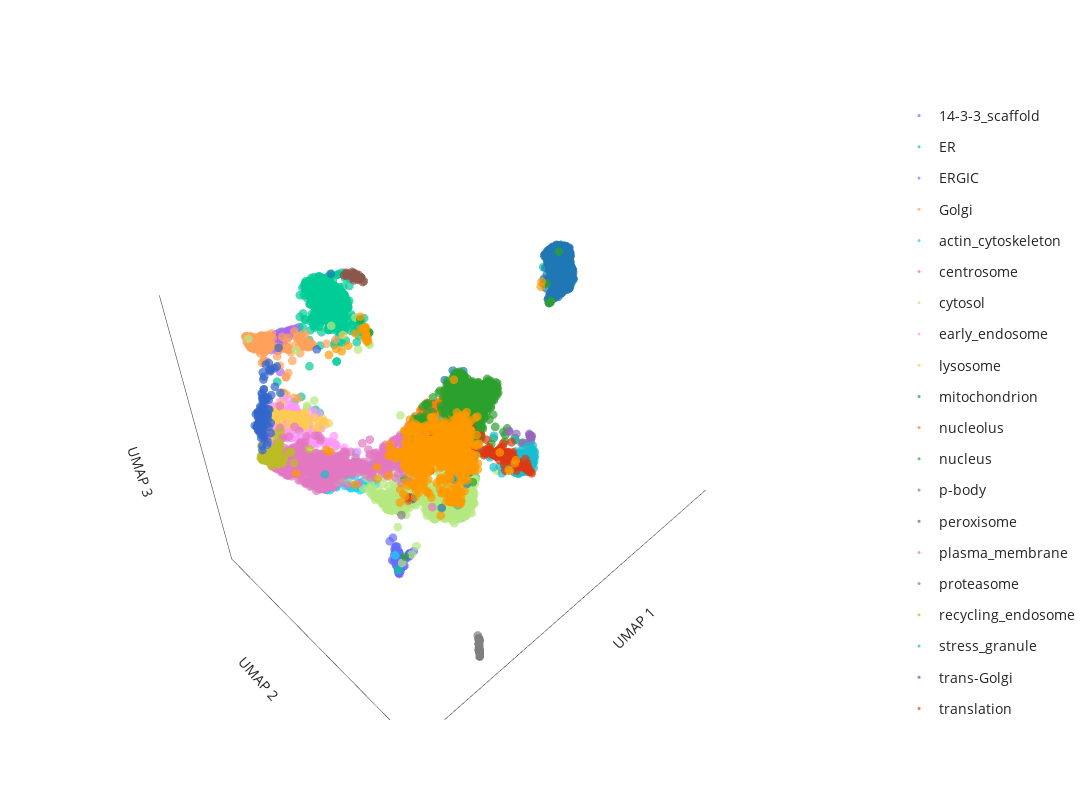

Notebook code cell kept with this figure:
### Code cell
# generate 3D UMAP plot
label_to_color = "consensus_graph_annnotation"  # **choose which annotation column to highlight here**

fig = pu.interaction_3D_umap(
    umap_table,
    node_name="Gene_name_canonical",
    cluster=label_to_color, unlabelled_color="#D0D3D4", unlabelled_opacity=0.1,
    x="3D_umap_1", y="3D_umap_2", z="3D_umap_3",
    categorical=True,
)
fig.update_layout(width=1200, height=800)

fig.show()

# save the figure as an html file
save_path = os.path.join("output")
save_name = f"{timestamp}_UMAP_3Dview_seed={UMAP_seed}.html"
pio.write_html(fig, file=os.path.join(save_path, save_name), auto_open=False)

### Figure 1 — Plotly figure (JSON) as saved in the notebook; plotly's stock layout.template omitted (floating-point values rounded to 4 significant figures; data arrays with more than 128 entries replaced by an {"elided": "..."} marker saying what was removed)
{"data": [{"customdata": {"elided": "130x1 int values"}, "hovertemplate": "<b>%{hovertext}</b><br><br>consensus_graph_annnotation=14-3-3_scaffold<br>UMAP 1=%{x}<br>UMAP 2=%{y}<br>UMAP 3=%{z}<extra></extra>", "hovertext": {"elided": "130 str values"}, "legendgroup": "14-3-3_scaffold", "marker": {"color": "#636EFA", "opacity": 0.7, "size": 3, "symbol": "circle"}, "mode": "markers", "name": "14-3-3_scaffold", "scene": "scene", "showlegend": true, "type": "scatter3d", "x": {"elided": "130 float values"}, "y": {"elided": "130 float values"}, "z": {"elided": "130 float values"}}, {"customdata": {"elided": "750x1 int values"}, "hovertemplate": "<b>%{hovertext}</b><br><br>consensus_graph_annnotation=ER<br>UMAP 1=%{x}<br>UMAP 2=%{y}<br>UMAP 3=%{z}<extra></extra>", "hovertext": {"elided": "750 str values"}, "legendgroup": "ER", "marker": {"color": "#00CC96", "opacity": 0.7, "size": 3, "symbol": "circle"}, "mode": "markers", "name": "ER", "scene": "scene", "showlegend": true, "type": "scatter3d", "x": {"elided": "750 float values"}, "y": {"elided": "750 float values"}, "z": {"elided": "750 float values"}}, {"customdata": [[5141], [4808], [3029], [1983], [5688], [7569], [6800], [958], [512], [2998], [5705], [7596], [230], [3044], [7797], [3597], [5584], [6642], [3162], [4121], [8387], [5759], [282], [3837], [1754], [6281], [3827], [3648], [6708], [1747], [5712], [3519], [576], [4036], [3278], [1919], [4807], [4192], [1646], [3767], [2868], [666], [2299], [5218], [8011], [2511], [5383], [8481], [2617], [2501], [748], [2841], [6828], [2683], [4413]], "hovertemplate": "<b>%{hovertext}</b><br><br>consensus_graph_annnotation=ERGIC<br>UMAP 1=%{x}<br>UMAP 2=%{y}<br>UMAP 3=%{z}<extra></extra>", "hovertext": ["SCAP", "COPA", "GPR89B", "LMAN2", "YIF1B", "LMAN2L", "CHPT1", "COPZ1", "DESI2", "B4DSQ5[p]", "PIGG", "RAB3GAP2", "SREBF2", "ERGIC1", "RAB18", "SEC22B", "SAR1B", "MTMR14", "RAB3GAP1", "SEC24D", "TMED5", "SAR1A", "LMAN1", "RER1", "IER3IP1", "TMED4", "BET1", "SLC39A11", "MCFD2", "TRIM27", "RABL3", "COPB2", "TMED10", "SEC22B", "SEC31A", "ERP44", "COPB1", "SEC24A", "COPG2", "COPE", "YIPF5", "TMED9", "ERGIC3", "TMED1", "MTMR4", "RAB3B", "TMED2", "COPG1", "ARCN1", "LYSMD3", "EGFL7", "TRIM4", "SCFD1", "METTL9", "ARF4"], "legendgroup": "ERGIC", "marker": {"color": "#AB63FA", "opacity": 0.7, "size": 3, "symbol": "circle"}, "mode": "markers", "name": "ERGIC", "scene": "scene", "showlegend": true, "type": "scatter3d", "x": [8.233, 8.446, 8.102, 8.096, 8.255, 7.955, 8.521, 8.511, 8.188, 8.3, 7.956, 8.413, 8.11, 7.961, 8.034, 8.074, 8.391, 8.598, 8.452, 8.216, 7.925, 8.085, 7.992, 8.267, 8.146, 8.257, 8.347, 7.869, 7.984, 8.429, 8.073, 8.498, 7.931, 8.04, 8.745, 7.966, 8.515, 8.177, 8.516, 8.515, 8.282, 7.962, 8.273, 7.945, 7.852, 7.778, 8.021, 8.493, 8.498, 8.306, 8.199, 8.19, 8.131, 8.301, 8.504], "y": [4.187, 4.588, 4.44, 4.537, 4.263, 4.435, 4.369, 4.56, 4.461, 4.205, 4.401, 4.511, 4.42, 4.47, 4.577, 4.537, 4.498, 4.774, 4.504, 4.451, 4.575, 4.56, 4.602, 4.419, 4.493, 4.325, 4.166, 4.532, 4.506, 4.539, 4.576, 4.56, 4.605, 4.524, 4.232, 4.553, 4.528, 4.479, 4.479, 4.54, 4.409, 4.48, 4.228, 4.586, 4.453, 4.592, 4.517, 4.539, 4.531, 4.29, 4.218, 4.36, 4.443, 4.449, 4.417], "z": [7.4, 7.503, 7.472, 7.472, 7.448, 7.502, 7.098, 7.478, 7.486, 7.385, 7.488, 7.4, 7.535, 7.538, 7.517, 7.523, 7.19, 6.597, 7.371, 7.19, 7.564, 7.538, 7.507, 7.347, 7.441, 7.337, 7.375, 7.569, 7.498, 7.107, 7.545, 7.486, 7.48, 7.367, 7.228, 7.523, 7.458, 7.181, 7.429, 7.47, 7.282, 7.475, 7.383, 7.5, 7.377, 7.581, 7.464, 7.464, 7.453, 7.387, 7.361, 7.517, 7.367, 7.375, 7.21]}, {"customdata": {"elided": "193x1 int values"}, "hovertemplate": "<b>%{hovertext}</b><br><br>consensus_graph_annnotation=Golgi<br>UMAP 1=%{x}<br>UMAP 2=%{y}<br>UMAP 3=%{z}<extra></extra>", "hovertext": {"elided": "193 str values"}, "legendgroup": "Golgi", "marker": {"color": "#FFA15A", "opacity": 0.7, "size": 3, "symbol": "circle"}, "mode": "markers", "name": "Golgi", "scene": "scene", "showlegend": true, "type": "scatter3d", "x": {"elided": "193 float values"}, "y": {"elided": "193 float values"}, "z": {"elided": "193 float values"}}, {"customdata": {"elided": "279x1 int values"}, "hovertemplate": "<b>%{hovertext}</b><br><br>consensus_graph_annnotation=actin_cytoskeleton<br>UMAP 1=%{x}<br>UMAP 2=%{y}<br>UMAP 3=%{z}<extra></extra>", "hovertext": {"elided": "279 str values"}, "legendgroup": "actin_cytoskeleton", "marker": {"color": "#19D3F3", "opacity": 0.7, "size": 3, "symbol": "circle"}, "mode": "markers", "name": "actin_cytoskeleton", "scene": "scene", "showlegend": true, "type": "scatter3d", "x": {"elided": "279 float values"}, "y": {"elided": "279 float values"}, "z": {"elided": "279 float values"}}, {"customdata": [[4197], [7022], [5846], [5861], [6604], [5687], [1325], [4698], [7292], [6543], [2725], [3168], [7168], [6500], [354], [3244], [1174], [6153], [7486], [6507], [6155], [8501], [2284], [10], [7175], [7320], [2440], [1302], [1148], [5493], [1805], [6418], [6850], [2147], [4142], [5908], [3831], [1381], [5540], [4204], [8342], [6773], [2771], [1318], [3657], [7409], [22], [6181], [6389], [2140]], "hovertemplate": "<b>%{hovertext}</b><br><br>consensus_graph_annnotation=centrosome<br>UMAP 1=%{x}<br>UMAP 2=%{y}<br>UMAP 3=%{z}<extra></extra>", "hovertext": ["PCNT", "TBC1D31", "CROCC", "CEP350", "CEP120", "ODF2", "MPHOSPH9", "CSNK1D", "AKAP9", "NIN", "BBS4", "PCM1", "CCDC138", "SPICE1", "CEP57", "PCM1", "ALMS1", "TPGS1", "CEP41", "CNTROB", "CEP128", "CCDC61", "CEP350", "CCP110", "CEP63", "CCDC77", "OFD1", "WRAP73", "MED4", "KIF7", "CEP78", "CEP97", "PIBF1", "CEP290", "CEP152", "CEP135", "CETN3", "CDK5RAP2", "C2CD3", "CEP43", "SSX2IP", "CEP192", "CEP131", "RNF213", "CCDC14", "CEP250", "CEP72", "CEP68", "MIB1", "CSPP1"], "legendgroup": "centrosome", "marker": {"color": "#FF6692", "opacity": 0.7, "size": 3, "symbol": "circle"}, "mode": "markers", "name": "centrosome", "scene": "scene", "showlegend": true, "type": "scatter3d", "x": [7.7, 7.722, 7.603, 7.752, 7.682, 7.717, 7.269, 7.671, 7.7, 7.633, 7.716, 7.577, 7.654, 7.654, 7.656, 7.649, 7.521, 7.33, 7.649, 7.665, 7.706, 7.709, 5.838, 7.714, 7.288, 7.509, 7.708, 7.691, 7.613, 7.708, 7.289, 7.775, 7.713, 7.705, 7.433, 7.709, 6.88, 7.717, 7.192, 7.702, 7.682, 7.442, 7.644, 7.474, 7.783, 7.702, 7.69, 7.685, 7.586, 7.745], "y": [10.64, 10.66, 10.6, 10.7, 10.67, 10.66, 10.3, 10.6, 10.69, 10.63, 10.67, 10.49, 10.6, 10.56, 10.53, 10.52, 10.53, 10.27, 10.53, 10.69, 10.67, 10.66, 8.715, 10.63, 10.43, 10.54, 10.62, 10.62, 10.58, 10.65, 10.22, 10.41, 10.66, 10.65, 10.54, 10.68, 10.09, 10.68, 10.43, 10.63, 10.63, 10.52, 10.57, 10.4, 10.74, 10.69, 10.64, 10.69, 10.52, 10.7], "z": [5.787, 5.78, 5.851, 5.792, 5.85, 5.767, 5.849, 5.785, 5.827, 5.919, 5.762, 5.751, 5.749, 5.944, 6.035, 5.808, 5.974, 5.663, 5.879, 5.894, 5.776, 5.769, 4.758, 5.798, 5.99, 5.845, 5.752, 5.784, 5.776, 5.774, 5.507, 5.845, 5.767, 5.772, 5.977, 5.824, 6.327, 5.781, 5.855, 5.765, 5.76, 5.96, 5.793, 5.749, 5.72, 5.828, 5.742, 5.837, 5.773, 5.773]}, {"customdata": {"elided": "1836x1 int values"}, "hovertemplate": "<b>%{hovertext}</b><br><br>consensus_graph_annnotation=cytosol<br>UMAP 1=%{x}<br>UMAP 2=%{y}<br>UMAP 3=%{z}<extra></extra>", "hovertext": {"elided": "1836 str values"}, "legendgroup": "cytosol", "marker": {"color": "#B6E880", "opacity": 0.7, "size": 3, "symbol": "circle"}, "mode": "markers", "name": "cytosol", "scene": "scene", "showlegend": true, "type": "scatter3d", "x": {"elided": "1836 float values"}, "y": {"elided": "1836 float values"}, "z": {"elided": "1836 float values"}}, {"customdata": {"elided": "223x1 int values"}, "hovertemplate": "<b>%{hovertext}</b><br><br>consensus_graph_annnotation=early_endosome<br>UMAP 1=%{x}<br>UMAP 2=%{y}<br>UMAP 3=%{z}<extra></extra>", "hovertext": {"elided": "223 str values"}, "legendgroup": "early_endosome", "marker": {"color": "#FF97FF", "opacity": 0.7, "size": 3, "symbol": "circle"}, "mode": "markers", "name": "early_endosome", "scene": "scene", "showlegend": true, "type": "scatter3d", "x": {"elided": "223 float values"}, "y": {"elided": "223 float values"}, "z": {"elided": "223 float values"}}, {"customdata": {"elided": "169x1 int values"}, "hovertemplate": "<b>%{hovertext}</b><br><br>consensus_graph_annnotation=lysosome<br>UMAP 1=%{x}<br>UMAP 2=%{y}<br>UMAP 3=%{z}<extra></extra>", "hovertext": {"elided": "169 str values"}, "legendgroup": "lysosome", "marker": {"color": "#FECB52", "opacity": 0.7, "size": 3, "symbol": "circle"}, "mode": "markers", "name": "lysosome", "scene": "scene", "showlegend": true, "type": "scatter3d", "x": {"elided": "169 float values"}, "y": {"elided": "169 float values"}, "z": {"elided": "169 float values"}}, {"customdata": {"elided": "864x1 int values"}, "hovertemplate": "<b>%{hovertext}</b><br><br>consensus_graph_annnotation=mitochondrion<br>UMAP 1=%{x}<br>UMAP 2=%{y}<br>UMAP 3=%{z}<extra></extra>", "hovertext": {"elided": "864 str values"}, "legendgroup": "mitochondrion", "marker": {"color": "#1F77B4", "opacity": 0.7, "size": 3, "symbol": "circle"}, "mode": "markers", "name": "mitochondrion", "scene": "scene", "showlegend": true, "type": "scatter3d", "x": {"elided": "864 float values"}, "y": {"elided": "864 float values"}, "z": {"elided": "864 float values"}}, {"customdata": {"elided": "209x1 int values"}, "hovertemplate": "<b>%{hovertext}</b><br><br>consensus_graph_annnotation=nucleolus<br>UMAP 1=%{x}<br>UMAP 2=%{y}<br>UMAP 3=%{z}<extra></extra>", "hovertext": {"elided": "209 str values"}, "legendgroup": "nucleolus", "marker": {"color": "#FF7F0E", "opacity": 0.7, "size": 3, "symbol": "circle"}, "mode": "markers", "name": "nucleolus", "scene": "scene", "showlegend": true, "type": "scatter3d", "x": {"elided": "209 float values"}, "y": {"elided": "209 float values"}, "z": {"elided": "209 float values"}}, {"customdata": {"elided": "1538x1 int values"}, "hovertemplate": "<b>%{hovertext}</b><br><br>consensus_graph_annnotation=nucleus<br>UMAP 1=%{x}<br>UMAP 2=%{y}<br>UMAP 3=%{z}<extra></extra>", "hovertext": {"elided": "1538 str values"}, "legendgroup": "nucleus", "marker": {"color": "#2CA02C", "opacity": 0.7, "size": 3, "symbol": "circle"}, "mode": "markers", "name": "nucleus", "scene": "scene", "showlegend": true, "type": "scatter3d", "x": {"elided": "1538 float values"}, "y": {"elided": "1538 float values"}, "z": {"elided": "1538 float values"}}, {"customdata": [[8379], [7660], [1520], [219], [6036], [6495], [6493], [1268], [6129], [5829], [7064], [7446], [6651], [8432], [4933], [6297], [7814], [6391]], "hovertemplate": "<b>%{hovertext}</b><br><br>consensus_graph_annnotation=p-body<br>UMAP 1=%{x}<br>UMAP 2=%{y}<br>UMAP 3=%{z}<extra></extra>", "hovertext": ["LSM2", "YTHDC2", "LSM1", "EIF4ENIF1", "EDC4", "XRN1", "DCP1B", "LSM5", "Q6ZMY0[p]", "LSM14B", "EDC3", "LSM14B", "LSM14A", "MARF1", "LSM3", "PATL1", "DCP1A", "DCP2"], "legendgroup": "p-body", "marker": {"color": "#9467BD", "opacity": 0.7, "size": 3, "symbol": "circle"}, "mode": "markers", "name": "p-body", "scene": "scene", "showlegend": true, "type": "scatter3d", "x": [6.01, 5.982, 5.891, 5.941, 5.889, 5.913, 5.874, 5.992, 6.045, 6.041, 5.901, 7.896, 5.972, 5.846, 6.056, 5.881, 5.89, 5.885], "y": [11.06, 11.75, 11.64, 11.71, 11.7, 11.71, 11.65, 11.29, 11.52, 11.64, 11.69, 10.23, 11.74, 11.58, 11.09, 11.63, 11.68, 11.67], "z": [6.51, 6.463, 6.581, 6.559, 6.639, 6.596, 6.612, 6.535, 6.39, 6.454, 6.63, 6.66, 6.517, 6.612, 6.536, 6.626, 6.619, 6.621]}, {"customdata": [[3836], [3713], [306], [1482], [7468], [6346], [5958], [4861], [1164], [4512], [5111], [174], [8189], [5972], [5503], [7253], [2180], [3930], [4509], [2947], [3917], [5567], [1483], [757], [3834], [932], [8473], [1991], [6163], [1081], [8225], [2751], [4574], [4578], [4030], [6315], [6915], [2004], [7852], [3780]], "hovertemplate": "<b>%{hovertext}</b><br><br>consensus_graph_annnotation=peroxisome<br>UMAP 1=%{x}<br>UMAP 2=%{y}<br>UMAP 3=%{z}<extra></extra>", "hovertext": ["ACOX3", "AGPS", "ACAA1", "PEX5", "PECR", "LONP2", "GSTK1", "PEX3", "PEX12", "PEX2", "EHHADH", "PEX26", "HACL1", "ECI2", "TYSND1", "PAFAH2", "ACBD5", "PEX1", "ABCD3", "B4DL07[p]", "SLC25A17", "DECR2", "HSD17B4", "ACOX1", "GNPAT", "FAR2", "PEX16", "SCP2", "ACAD11", "PEX6", "CROT", "FAR1", "ABCD1", "EPHX2", "PEX14", "TMEM135", "PEX13", "CAT", "PXMP2", "ACOT8"], "legendgroup": "peroxisome", "marker": {"color": "#8C564B", "opacity": 0.7, "size": 3, "symbol": "circle"}, "mode": "markers", "name": "peroxisome", "scene": "scene", "showlegend": true, "type": "scatter3d", "x": [6.002, 5.977, 6.07, 5.851, 6.093, 6.002, 6.095, 6.27, 5.981, 5.968, 6.205, 5.928, 6.031, 6.101, 6.033, 5.908, 6.128, 5.881, 5.961, 5.926, 6.133, 6.132, 5.916, 5.996, 6.027, 6.046, 6.307, 5.964, 6.199, 5.898, 5.996, 6.046, 5.892, 5.889, 6.02, 5.962, 6.146, 6.082, 5.978, 6.212], "y": [5.059, 5.178, 5.152, 5.285, 5.082, 5.098, 5.156, 5.047, 5.12, 5.134, 4.976, 5.149, 5.119, 5.147, 5.07, 5.222, 5.032, 5.219, 5.182, 5.194, 5.036, 5.07, 5.21, 5.158, 5.151, 5.032, 5.017, 5.203, 5.006, 5.238, 5.12, 5.145, 5.215, 5.275, 5.164, 5.173, 5.041, 5.142, 5.189, 5.008], "z": [8.824, 8.715, 8.747, 8.591, 8.772, 8.796, 8.653, 8.811, 8.786, 8.778, 8.866, 8.771, 8.756, 8.717, 8.812, 8.665, 8.787, 8.688, 8.704, 8.699, 8.796, 8.776, 8.674, 8.741, 8.735, 8.852, 8.834, 8.659, 8.839, 8.693, 8.783, 8.751, 8.707, 8.575, 8.723, 8.719, 8.824, 8.714, 8.651, 8.849]}, {"customdata": {"elided": "653x1 int values"}, "hovertemplate": "<b>%{hovertext}</b><br><br>consensus_graph_annnotation=plasma_membrane<br>UMAP 1=%{x}<br>UMAP 2=%{y}<br>UMAP 3=%{z}<extra></extra>", "hovertext": {"elided": "653 str values"}, "legendgroup": "plasma_membrane", "marker": {"color": "#E377C2", "opacity": 0.7, "size": 3, "symbol": "circle"}, "mode": "markers", "name": "plasma_membrane", "scene": "scene", "showlegend": true, "type": "scatter3d", "x": {"elided": "653 float values"}, "y": {"elided": "653 float values"}, "z": {"elided": "653 float values"}}, {"customdata": [[4486], [1249], [5451], [649], [4485], [3356], [1264], [2438], [7128], [4906], [8070], [6621], [698], [5333], [7251], [1587], [4822], [5193], [8514], [8511], [8330], [5885], [4922], [5347], [6939], [2748], [1653], [594], [3553], [1654], [5078], [1418], [1965], [1655], [4508], [1470], [259], [263], [5836], [3723], [5597], [1686], [984], [4768], [2835], [6831], [1448], [7531], [1664], [4507], [5387], [6593], [4825], [4830], [5950], [3868], [8437], [1244], [1416], [5880], [5724], [8431], [5742], [5741], [1652], [879], [3035], [5957], [3883], [1624], [1625], [5615]], "hovertemplate": "<b>%{hovertext}</b><br><br>consensus_graph_annnotation=proteasome<br>UMAP 1=%{x}<br>UMAP 2=%{y}<br>UMAP 3=%{z}<extra></extra>", "hovertext": ["PSMA4", "PSMC6", "ADRM1", "RAD23A", "PSMA1", "PSMB7", "NUB1", "PSMC4", "NGLY1", "PSME3", "RNF181", "AFG2A", "PSMG3", "PSME4", "PSMD1", "PSMA5", "USP14", "PSMD2", "PSMC3", "PSMD8", "POMP", "ECPAS", "PSMC1", "PSMD6", "PSMG2", "PSMG1", "PSMA3", "PSME3IP1", "UBFD1", "PSMA6", "UBE3A", "PSME1", "PSMB3", "PSMB4", "PSMB5", "PSMD12", "PSMD13", "ZFAND5", "DDI2", "PSMD11", "PSMB1", "PSMD14", "TCP11L2", "PSMD7", "TCP11L1", "UBLCP1", "BAG1", "PITHD1", "PSMC2", "PSMB6", "UBE3C", "UBR7", "RAD23B", "PSMD4", "PSME3", "PSMD3", "RNF115", "PSME2", "PSMA7", "PSMD4", "PSMG4", "USP15", "UCHL5", "UCHL5", "PSMC3", "PSMA2", "UBQLN2", "ZFAND6", "TXNL1", "PSMC5", "PSMB2", "AKIRIN2"], "legendgroup": "proteasome", "marker": {"color": "#7F7F7F", "opacity": 0.7, "size": 3, "symbol": "circle"}, "mode": "markers", "name": "proteasome", "scene": "scene", "showlegend": true, "type": "scatter3d", "x": [7.805, 7.822, 7.769, 7.665, 7.779, 7.757, 7.593, 7.814, 7.57, 7.886, 7.576, 7.674, 7.627, 7.697, 7.837, 7.772, 7.752, 7.774, 7.821, 7.836, 7.605, 7.711, 7.778, 7.743, 7.742, 7.729, 7.796, 7.592, 7.601, 7.799, 7.66, 7.785, 7.797, 7.816, 7.793, 7.799, 7.812, 7.621, 7.566, 7.799, 7.833, 7.779, 7.616, 7.779, 7.576, 7.625, 7.602, 7.602, 7.778, 7.779, 7.742, 7.592, 7.79, 7.767, 7.684, 7.761, 7.686, 7.746, 7.738, 7.816, 7.612, 7.574, 7.609, 7.785, 7.587, 7.747, 7.762, 7.627, 7.627, 7.801, 7.797, 7.604], "y": [11.81, 11.82, 11.76, 11.62, 11.78, 11.75, 11.57, 11.82, 11.54, 8.838, 11.54, 11.66, 11.61, 11.69, 11.84, 11.77, 11.75, 11.77, 11.82, 11.84, 11.6, 11.7, 11.78, 11.74, 11.74, 11.72, 11.8, 11.57, 11.58, 11.8, 11.64, 11.78, 11.8, 11.82, 11.79, 11.8, 11.82, 11.61, 11.49, 11.8, 11.84, 11.78, 11.6, 11.78, 11.54, 11.61, 11.58, 11.57, 11.77, 11.78, 11.74, 11.55, 11.79, 11.77, 11.67, 11.76, 11.67, 11.74, 11.73, 11.82, 11.59, 11.57, 11.59, 11.78, 11.56, 11.75, 11.72, 11.61, 11.61, 11.8, 11.8, 11.58], "z": [0.05467, 0.039, 0.09836, 0.2031, 0.08599, 0.1088, 0.2798, 0.04581, 0.3104, 3.43, 0.2903, 0.1918, 0.2415, 0.1703, 0.02032, 0.09113, 0.1122, 0.08943, 0.0377, 0.02396, 0.2725, 0.1579, 0.08291, 0.1244, 0.1197, 0.1344, 0.0649, 0.278, 0.2681, 0.05998, 0.2079, 0.07884, 0.06459, 0.0412, 0.06761, 0.06001, 0.04718, 0.2461, 0.3792, 0.05987, 0.02648, 0.0818, 0.2512, 0.0837, 0.3044, 0.2439, 0.2687, 0.2625, 0.08869, 0.08221, 0.118, 0.2946, 0.07345, 0.09427, 0.1826, 0.1017, 0.1872, 0.1177, 0.1236, 0.04315, 0.2593, 0.2636, 0.2571, 0.07985, 0.2874, 0.1147, 0.1419, 0.2408, 0.242, 0.0589, 0.06497, 0.264]}, {"customdata": [[2023], [1704], [1809], [1853], [5635], [5020], [2276], [1700], [5725], [2404], [1687], [7407], [7680], [7357], [1670], [4978], [2322], [4987], [2203], [5740], [1786], [2035], [7514], [1814], [8183], [6354], [5162], [267], [7988], [257], [3777], [3787], [5500], [828], [3824], [3850], [196], [4560], [5103], [5520], [6907], [6926], [6210], [977], [2681], [8034], [6726], [5445], [3368], [5442], [3470], [8232], [640], [6497], [5242], [8345], [457], [444], [8110], [6446], [6652], [6435], [5408], [3133], [6377], [6460], [5551], [5217], [7074], [4654], [8496], [4701], [7092], [4695], [2593], [14], [2612], [7781], [6117], [6138], [2515], [5024], [64], [3995], [5786]], "hovertemplate": "<b>%{hovertext}</b><br><br>consensus_graph_annnotation=recycling_endosome<br>UMAP 1=%{x}<br>UMAP 2=%{y}<br>UMAP 3=%{z}<extra></extra>", "hovertext": ["ECE1", "RALGAPA1", "ATP13A3", "ARHGAP10", "ATP6V0A1", "LRP2", "STEAP3", "RAB11FIP5", "WDR44", "Q59FF5[p];A8CDT9[p]", "SERPINF1", "VAMP8", "PACC1", "CRACR2A", "SCAMP2", "SIRPA", "ABCB1", "CSNK1G2", "ARL13B", "COLEC12", "STX3", "A0A3B3ITR4[p]", "SEMA4C", "SMIM1", "LNPEP", "RALGAPB", "PTPRJ", "CEMIP2", "GFOD1", "NKIRAS2", "ITGB1BP1", "SCAMP3", "RALGAPA2", "SLC12A6", "SCAMP1", "STX7", "CDK16", "SFN", "LRP1", "GFOD2", "APBB2", "SCAMP4", "RAB11FIP2", "SYT1", "ATP6V0D1", "PODXL2", "ITFG1", "RAB11B", "ATP11A", "VAMP3", "VAMP2", "PACSIN3", "LDLR", "CMTM4", "RAB32", "ATP11B", "CERK", "MYADM", "MRC2", "CD302", "CCNY", "LMTK2", "NHERF2", "PODXL", "STX12", "SLC35F2", "ANO6", "ADAM9", "CMTM7", "SLC1A1", "CSNK1G3", "ADGRE5", "ABHD17A", "TRAPPC10", "BICD1", "GPRC5B", "MICALL1", "KIAA1549", "RAB11FIP1", "SLCO4C1", "A8K6Q8[p];B7Z2I6[p]", "ATP8B2", "FCGRT", "ATP9A", "SLC35F1"], "legendgroup": "recycling_endosome", "marker": {"color": "#BCBD22", "opacity": 0.7, "size": 3, "symbol": "circle"}, "mode": "markers", "name": "recycling_endosome", "scene": "scene", "showlegend": true, "type": "scatter3d", "x": [10.02, 10.29, 10.2, 9.884, 9.782, 10.32, 9.935, 10.06, 9.966, 10.27, 9.421, 9.974, 9.924, 10.06, 9.933, 9.882, 10.21, 9.879, 10.15, 10.22, 9.957, 10.22, 10.26, 10.2, 10.03, 10.21, 10.29, 10.26, 10.31, 10.28, 10.17, 9.519, 10.32, 10.13, 9.858, 9.824, 9.655, 10.15, 10.16, 9.94, 9.737, 9.887, 10.33, 10.13, 9.589, 10.1, 9.856, 9.528, 10.21, 9.575, 9.809, 9.985, 10.18, 9.686, 9.999, 10.26, 10.12, 9.539, 10.22, 9.892, 9.771, 10.31, 9.998, 10.13, 9.603, 9.95, 10.1, 10.13, 10.0, 9.943, 10.12, 10.22, 10.2, 10.02, 9.055, 10.2, 10.3, 10.25, 10.09, 9.915, 9.648, 10.0, 9.856, 10.21, 9.995], "y": [6.229, 6.28, 6.088, 6.477, 6.039, 6.264, 6.128, 6.349, 6.115, 6.313, 5.79, 6.163, 6.134, 6.152, 6.244, 6.274, 6.203, 6.409, 6.22, 6.16, 6.252, 6.327, 6.047, 6.117, 5.925, 6.258, 6.268, 6.215, 6.266, 6.236, 6.436, 5.661, 6.269, 5.955, 6.129, 6.129, 6.669, 6.475, 6.021, 6.377, 6.085, 6.176, 6.32, 5.925, 5.736, 6.252, 6.078, 6.377, 6.1, 5.914, 6.007, 6.292, 5.943, 6.175, 6.241, 6.171, 6.306, 6.28, 6.06, 6.124, 6.361, 6.26, 6.427, 6.245, 5.91, 6.287, 6.251, 6.292, 6.145, 6.28, 6.285, 6.096, 6.224, 5.74, 6.51, 6.231, 6.287, 6.295, 6.299, 6.228, 6.076, 6.302, 6.214, 6.182, 6.286], "z": [5.148, 5.317, 5.199, 5.058, 5.281, 5.315, 5.09, 5.314, 5.296, 5.298, 5.498, 5.261, 5.222, 5.258, 5.304, 5.216, 5.228, 5.085, 5.202, 5.215, 4.97, 5.258, 5.209, 5.231, 5.098, 5.31, 5.29, 5.257, 5.316, 5.294, 5.286, 5.444, 5.314, 5.19, 5.314, 5.256, 5.057, 5.351, 5.128, 5.176, 5.257, 5.297, 5.337, 5.214, 5.331, 5.191, 5.274, 5.191, 5.192, 5.289, 5.279, 5.158, 5.188, 5.0, 5.281, 5.265, 5.004, 5.125, 5.211, 5.175, 5.073, 5.311, 5.06, 5.187, 5.248, 5.335, 5.186, 5.185, 5.267, 5.203, 5.084, 5.162, 5.25, 5.325, 5.1, 5.209, 5.294, 5.258, 5.287, 5.275, 5.2, 5.129, 5.291, 5.259, 5.279]}, {"customdata": {"elided": "252x1 int values"}, "hovertemplate": "<b>%{hovertext}</b><br><br>consensus_graph_annnotation=stress_granule<br>UMAP 1=%{x}<br>UMAP 2=%{y}<br>UMAP 3=%{z}<extra></extra>", "hovertext": {"elided": "252 str values"}, "legendgroup": "stress_granule", "marker": {"color": "#17BECF", "opacity": 0.7, "size": 3, "symbol": "circle"}, "mode": "markers", "name": "stress_granule", "scene": "scene", "showlegend": true, "type": "scatter3d", "x": {"elided": "252 float values"}, "y": {"elided": "252 float values"}, "z": {"elided": "252 float values"}}, {"customdata": [[8339], [558], [1620], [4], [5579], [7579], [1345], [531], [7459], [7452], [1224], [1630], [1027], [8422], [7495], [7866], [1130], [5071], [8447], [422], [7828], [7919], [7549], [416], [1556], [383], [7501], [771], [8465], [8324], [8280], [1403], [1778], [1239], [300], [2073], [6401], [2090], [2855], [4448], [3007], [2430], [6388], [3661], [4009], [4434], [2353], [2818], [3222], [7345], [6756], [4028], [3396], [5907], [6909], [3052], [2514], [6644], [2094], [3955], [2984], [4791], [6293], [3801], [4324], [7242], [7202], [6829], [2159], [7189], [6799], [7188], [3899], [3901], [4772], [2907], [6588], [3913], [2274], [6340], [3925], [4771], [6743], [6420], [6272], [2729], [6951], [5882], [5898], [2569], [5901], [2584], [5895], [2727], [3151], [5667], [7013], [5951], [6959], [3558], [4162], [3083], [6505], [4099], [2761], [1929]], "hovertemplate": "<b>%{hovertext}</b><br><br>consensus_graph_annnotation=trans-Golgi<br>UMAP 1=%{x}<br>UMAP 2=%{y}<br>UMAP 3=%{z}<extra></extra>", "hovertext": ["TRAPPC4", "ANGEL1", "OSBPL11", "TM9SF2", "MTMR9", "CYSTM1", "TRAPPC2L", "SPG21", "TMEM59", "OSBPL10", "SNAP47", "SH3GLB1", "TRAPPC8", "ATP6V0A2", "WDR11", "RAB6B", "SPRYD7", "ATP7A", "YIPF1", "WDFY1", "HINT3", "NDFIP2", "RAB33B", "ATG9A", "DTNBP1", "ACBD3", "PRKD2", "SYNGR2", "TRAPPC1", "MTMR6", "SNX7", "SLC12A7", "PSEN2", "ARFIP2", "TBC1D5", "LRBA", "TRAPPC5", "TGOLN2", "TRAPPC11", "OSBP", "LMBRD2", "TMEM87A", "RAB43", "C17orf75", "DNAJC13", "M6PR", "TRAPPC13", "GOLM1", "TVP23C", "SLC35A5", "BLOC1S5", "VAMP4", "MDK", "FAM91A1", "GLG1", "ARFIP1", "SV2A", "DAGLB", "MFSD4B", "STX10", "KCT2", "EFNA5", "TRAPPC6B", "RAB29", "TRAPPC2", "OSBPL9", "TRAPPC9", "TRAPPC12", "SLC9A6", "STX16", "RAB2B", "ANKRD27", "SPRY1", "TRAPPC3", "CLCN5", "SLC12A4", "ARFGAP1", "STX6", "TMEM63A", "TPRA1", "ATP9B", "CLCN3", "PI4K2B", "FAM219A", "PLEKHH3", "SYAP1", "TMEM230", "SNX30", "LRIG1", "YIPF6", "AP1AR", "SORT1", "FAM219B", "KIAA0319L", "ATP7B", "ATP8A1", "RAB39B", "NAPG", "VTI1A", "STX16", "SNX4", "SYNGR1", "FAM177A1", "CPD", "SNX8", "SLC20A2"], "legendgroup": "trans-Golgi", "marker": {"color": "#3366CC", "opacity": 0.7, "size": 3, "symbol": "circle"}, "mode": "markers", "name": "trans-Golgi", "scene": "scene", "showlegend": true, "type": "scatter3d", "x": [9.571, 8.879, 9.204, 8.952, 9.39, 9.634, 9.621, 9.543, 9.127, 9.139, 9.39, 9.239, 9.608, 9.216, 9.467, 9.168, 9.189, 9.726, 9.498, 9.77, 8.846, 9.216, 8.777, 9.682, 9.24, 8.737, 9.281, 9.603, 9.588, 9.372, 9.344, 9.76, 9.263, 8.806, 9.42, 9.846, 9.718, 9.2, 9.538, 8.795, 9.739, 9.197, 9.064, 9.448, 9.74, 9.722, 9.544, 9.013, 9.649, 9.076, 9.329, 9.386, 9.767, 9.387, 8.926, 9.174, 9.788, 9.486, 9.708, 9.7, 9.112, 9.59, 9.78, 8.619, 9.586, 9.253, 9.815, 9.556, 9.777, 7.508, 9.165, 9.689, 9.854, 9.697, 9.67, 9.796, 8.372, 9.711, 9.765, 9.558, 9.592, 9.706, 9.277, 9.413, 9.779, 8.679, 9.248, 9.704, 9.306, 9.388, 9.653, 9.928, 9.439, 9.242, 9.567, 9.754, 9.306, 9.351, 9.634, 9.68, 9.629, 9.344, 8.798, 9.222, 9.666, 10.03], "y": [5.209, 4.86, 4.675, 4.485, 4.828, 5.132, 5.034, 4.853, 4.467, 4.666, 5.138, 4.996, 4.902, 4.796, 4.84, 4.938, 4.832, 5.248, 4.887, 5.19, 5.048, 4.553, 4.592, 5.107, 4.843, 4.489, 5.028, 5.554, 5.24, 4.841, 4.899, 5.515, 4.539, 4.58, 4.796, 5.568, 5.314, 4.766, 4.898, 4.419, 5.169, 4.656, 4.922, 4.838, 5.214, 5.03, 4.894, 4.539, 5.092, 4.558, 4.803, 4.825, 5.49, 4.881, 4.41, 4.912, 5.229, 4.931, 5.128, 5.102, 4.654, 5.176, 5.414, 4.682, 5.364, 4.768, 5.48, 4.916, 5.318, 5.043, 4.816, 5.005, 5.448, 5.333, 5.007, 5.342, 4.506, 5.231, 5.372, 5.409, 5.041, 5.036, 4.832, 4.851, 5.638, 4.636, 4.829, 5.037, 4.608, 4.945, 5.016, 5.573, 5.056, 4.727, 4.942, 5.012, 4.928, 4.926, 5.097, 5.204, 5.13, 5.131, 4.605, 4.765, 5.058, 5.755], "z": [5.625, 6.278, 6.09, 6.469, 5.619, 5.464, 5.689, 5.307, 5.727, 5.958, 5.702, 5.75, 5.734, 5.984, 5.656, 6.017, 5.991, 5.455, 5.752, 5.423, 6.145, 5.619, 6.658, 5.533, 5.502, 6.83, 5.797, 5.429, 5.625, 5.6, 5.553, 5.088, 5.451, 6.672, 5.167, 5.396, 5.42, 6.037, 5.756, 6.771, 5.515, 6.115, 6.114, 5.666, 5.417, 5.431, 5.761, 6.43, 5.595, 6.128, 5.525, 5.787, 5.379, 5.647, 6.571, 6.101, 5.445, 5.677, 5.584, 5.543, 6.21, 5.692, 5.453, 6.745, 5.597, 6.009, 5.43, 5.735, 5.455, 6.977, 6.012, 5.423, 5.339, 5.471, 5.418, 5.394, 7.166, 5.463, 5.435, 5.547, 5.601, 5.433, 5.855, 5.867, 5.264, 6.694, 5.987, 5.434, 5.51, 5.8, 5.466, 5.173, 5.645, 6.003, 5.6, 5.475, 5.414, 5.833, 5.607, 5.534, 5.467, 5.417, 6.631, 6.013, 5.416, 5.191]}, {"customdata": {"elided": "144x1 int values"}, "hovertemplate": "<b>%{hovertext}</b><br><br>consensus_graph_annnotation=translation<br>UMAP 1=%{x}<br>UMAP 2=%{y}<br>UMAP 3=%{z}<extra></extra>", "hovertext": {"elided": "144 str values"}, "legendgroup": "translation", "marker": {"color": "#DC3912", "opacity": 0.7, "size": 3, "symbol": "circle"}, "mode": "markers", "name": "translation", "scene": "scene", "showlegend": true, "type": "scatter3d", "x": {"elided": "144 float values"}, "y": {"elided": "144 float values"}, "z": {"elided": "144 float values"}}, {"customdata": {"elided": "875x1 int values"}, "hovertemplate": "<b>%{hovertext}</b><br><br>consensus_graph_annnotation=unclassified<br>UMAP 1=%{x}<br>UMAP 2=%{y}<br>UMAP 3=%{z}<extra></extra>", "hovertext": {"elided": "875 str values"}, "legendgroup": "unclassified", "marker": {"color": "#FF9900", "opacity": 0.7, "size": 3, "symbol": "circle"}, "mode": "markers", "name": "unclassified", "scene": "scene", "showlegend": true, "type": "scatter3d", "x": {"elided": "875 float values"}, "y": {"elided": "875 float values"}, "z": {"elided": "875 float values"}}], "layout": {"height": 800, "legend": {"font": {"size": 14}}, "scene": {"xaxis": {"tickfont": {"size": 1}, "ticks": "", "title": {"text": "UMAP 1"}}, "yaxis": {"tickfont": {"size": 1}, "ticks": "", "title": {"text": "UMAP 2"}}, "zaxis": {"tickfont": {"size": 1}, "ticks": "", "title": {"text": "UMAP 3"}}}, "uniformtext": {"minsize": 14, "mode": "hide"}, "width": 1200}}
